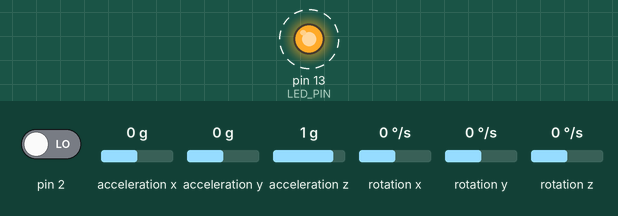
The sketch below on a simulated Arduino Uno, built with avr-gcc and run on an emulated ATmega328P. On the bench: output pins drawn as LEDs (lit = HIGH). Dashed ring = blinking. The test bench sets the inputs (shaded band); at power-on: pin 2 LOW, acceleration x 0 g, acceleration y 0 g, acceleration z 1 g, rotation x 0 °/s, rotation y 0 °/s, rotation z 0 °/s. The sensor or clock chip raises its interrupt line as the real part does; what the sketch prints to the serial monitor is not drawn.

Above: at 0.55 s.
Timing chart, 0 to 3.5 s (numbered marks = the images above):
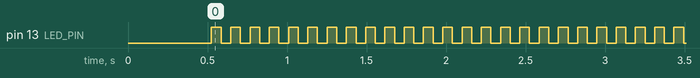

Measured:
- by itself, pin 13 (LED_PIN): alternates HIGH for 0.06 s and LOW for 0.06 s

The sketch:

sketch_mar18a.ino
```cpp
#include "I2Cdev.h"
#include "MPU6050_6Axis_MotionApps20.h"
#include "Wire.h"

#define OUTPUT_READABLE_YAWPITCHROLL
//#define OUTPUT_TEAPOT
#define LED_PIN 13

MPU6050 mpu;
bool blinkState = false;
bool dmpReady = false;  // set true if DMP init was successful
uint8_t mpuIntStatus;   // holds actual interrupt status byte from MPU
uint8_t devStatus;      // return status after each device operation (0 = success, !0 = error)
uint16_t packetSize;    // expected DMP packet size (default is 42 bytes)
uint16_t fifoCount;     // count of all bytes currently in FIFO
uint8_t fifoBuffer[64]; // FIFO storage buffer

Quaternion q;           // [w, x, y, z]         quaternion container
VectorInt16 aa;         // [x, y, z]            accel sensor measurements
VectorInt16 aaReal;     // [x, y, z]            gravity-free accel sensor measurements
VectorInt16 aaWorld;    // [x, y, z]            world-frame accel sensor measurements
VectorFloat gravity;    // [x, y, z]            gravity vector
float euler[3];         // [psi, theta, phi]    Euler angle container
float ypr[3];           // [yaw, pitch, roll]   yaw/pitch/roll container and gravity vector

uint8_t teapotPacket[14] = { '$', 0x02, 0,0, 0,0, 0,0, 0,0, 0x00, 0x00, '\r', '\n' };

volatile bool mpuInterrupt = false;     // indicates whether MPU interrupt pin has gone high
void dmpDataReady() {
    mpuInterrupt = true;
}

float pitch=0;
float roll=0;

void setup() {
  Wire.begin();
  TWBR = 4;
  Serial.begin(115200);
  while (!Serial); //Leonardo icin sabun
  Serial.println(F("Initializing I2C devices..."));
  mpu.initialize();

  Serial.println(F("Testing device connections..."));
  Serial.println(mpu.testConnection() ? F("MPU6050 connection successful") : F("MPU6050 connection failed"));

  Serial.println(F("Initializing DMP..."));
  devStatus = mpu.dmpInitialize();

  //GYRO SABUN SAYILARI
  mpu.setXGyroOffset(220);
  mpu.setYGyroOffset(76);
  mpu.setZGyroOffset(-85);
  mpu.setZAccelOffset(1788);

  if (devStatus == 0) {
        // turn on the DMP, now that it's ready
        Serial.println(F("Enabling DMP..."));
        mpu.setDMPEnabled(true);

        Serial.println(F("Enabling interrupt detection (Arduino external interrupt 0)..."));
        attachInterrupt(0, dmpDataReady, RISING);
        mpuIntStatus = mpu.getIntStatus();

        Serial.println(F("DMP ready! Waiting for first interrupt..."));
        dmpReady = true;

        packetSize = mpu.dmpGetFIFOPacketSize();
  } else
    {
        // ERROR!
        // 1 = initial memory load failed
        // 2 = DMP configuration updates failed
        // (if it's going to break, usually the code will be 1)
        Serial.print(F("DMP Initialization failed (code "));
        Serial.print(devStatus);
        Serial.println(F(")"));
    }
    pinMode(LED_PIN, OUTPUT);

}

void getGyroInputs(){
  if (!dmpReady) return;
  while (!mpuInterrupt && fifoCount < packetSize) {
       //Kod yavassa interruppti baska yerlerde de check edeceezzzz

    }
  mpuInterrupt = false;
  mpuIntStatus = mpu.getIntStatus();

  fifoCount = mpu.getFIFOCount();
  if ((mpuIntStatus & 0x10) || fifoCount == 1024) {
        // fifo sisti bosalt
        mpu.resetFIFO();
        Serial.println(F("FIFO overflow!"));
  }else if (mpuIntStatus & 0x02)
    {
        // Dogru bit sayisina kadar bekle
        while (fifoCount < packetSize) fifoCount = mpu.getFIFOCount();
        mpu.getFIFOBytes(fifoBuffer, packetSize);

        fifoCount -= packetSize;

        #ifdef OUTPUT_READABLE_YAWPITCHROLL
            // display Euler angles in degrees
            mpu.dmpGetQuaternion(&q, fifoBuffer);
            mpu.dmpGetGravity(&gravity, &q);
            mpu.dmpGetYawPitchRoll(ypr, &q, &gravity);
            Serial.print("ypr\t");
            Serial.print(ypr[0] * 180/M_PI);
            Serial.print("\t");
            Serial.print(ypr[1] * 180/M_PI);
            Serial.print("\t");
            Serial.println(ypr[2] * 180/M_PI);
        #endif

        #ifdef OUTPUT_TEAPOT
            // display quaternion values in InvenSense Teapot demo format:
            teapotPacket[2] = fifoBuffer[0];
            teapotPacket[3] = fifoBuffer[1];
            teapotPacket[4] = fifoBuffer[4];
            teapotPacket[5] = fifoBuffer[5];
            teapotPacket[6] = fifoBuffer[8];
            teapotPacket[7] = fifoBuffer[9];
            teapotPacket[8] = fifoBuffer[12];
            teapotPacket[9] = fifoBuffer[13];
            Serial.write(teapotPacket, 14);
            teapotPacket[11]++; // packetCount, loops at 0xFF on purpose
        #endif

        // blink LED to indicate activity
        blinkState = !blinkState;
        digitalWrite(LED_PIN, blinkState);
    }
  pitch=ypr[1];
  roll=ypr[2];


}

void loop() {
  getGyroInputs();
  delay(50);
}
```
